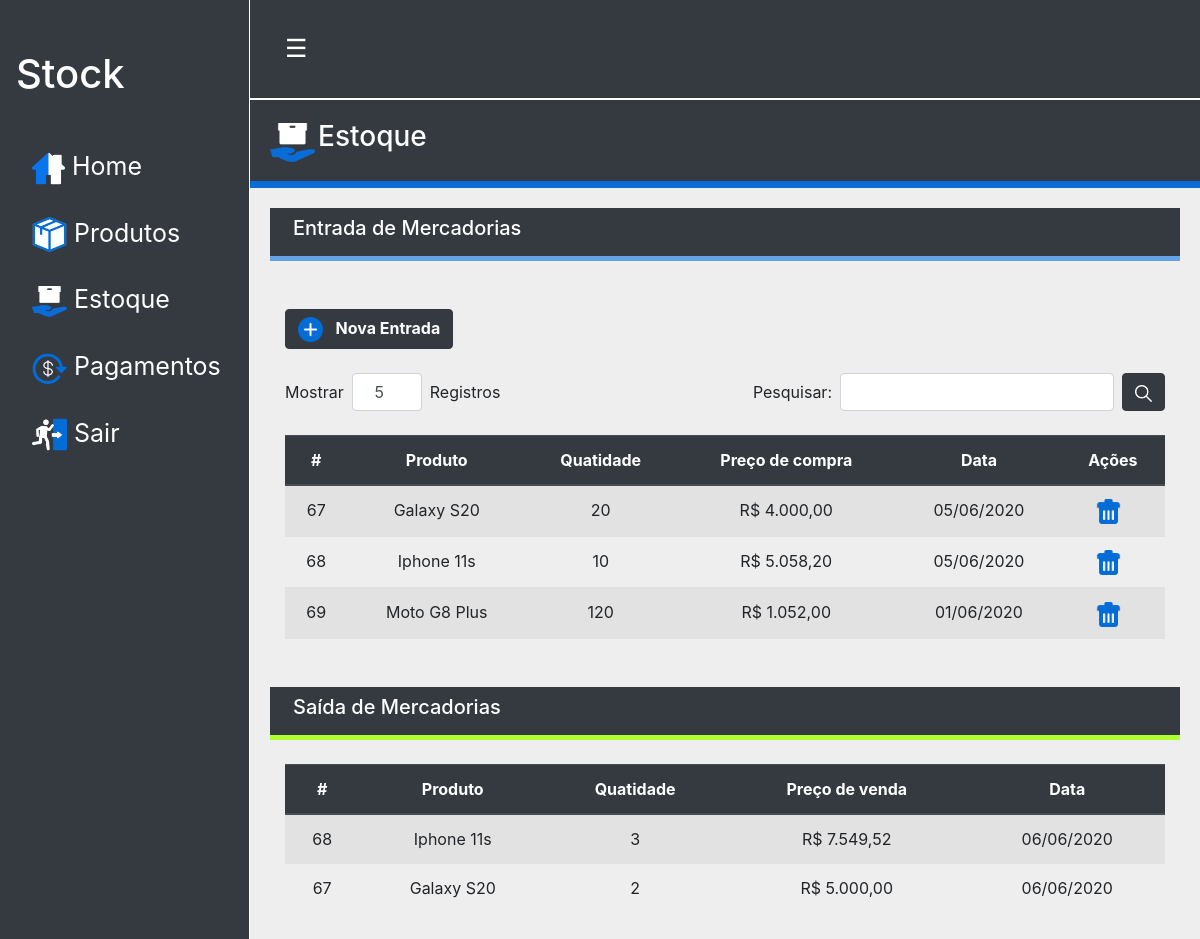
The page /pages/stock.php on the database its author committed.
### tables this page shows
CREATE TABLE IF NOT EXISTS `entries` (
  `id` int(11) unsigned NOT NULL AUTO_INCREMENT,
  `id_prod` int(11) unsigned NOT NULL,
  `purchase_price` decimal(10,2) NOT NULL,
  `quantity` int(11) NOT NULL DEFAULT 0,
  `date` date DEFAULT NULL,
  PRIMARY KEY (`id`),
  KEY `FK_appetizer_products` (`id_prod`),
  CONSTRAINT `FK_appetizer_products` FOREIGN KEY (`id_prod`) REFERENCES `products` (`id`)
);

CREATE TABLE IF NOT EXISTS `products` (
  `id` int(11) unsigned NOT NULL AUTO_INCREMENT,
  `name` varchar(110) NOT NULL,
  `quantity` int(11) DEFAULT 0,
  `sale_price` decimal(10,2) NOT NULL DEFAULT 0.00,
  UNIQUE KEY `name` (`name`),
  KEY `id` (`id`)
);

CREATE TABLE IF NOT EXISTS `exits` (
  `id` int(11) unsigned NOT NULL AUTO_INCREMENT,
  `id_prod` int(11) unsigned NOT NULL,
  `sale_price` decimal(10,2) DEFAULT NULL,
  `quantity` int(11) NOT NULL,
  `date` date DEFAULT NULL,
  PRIMARY KEY (`id`),
  KEY `FK_exits_products` (`id_prod`),
  CONSTRAINT `FK_exits_products` FOREIGN KEY (`id_prod`) REFERENCES `products` (`id`)
);

### management/services_stock/getStock.php (called while the page is built, shortened)
<?php
$appetizer = new Entries();
$exits = new Exits();
if (!empty($_GET['search'])){
    $search = "%".$_GET['search']."%";
    $appetizer = $appetizer->getEntries($search);
    $exits = $exits->getExits($search);
} else {
    $appetizer = $appetizer->getEntries();
    $exits = $exits->getExits();
}

### class/connection.php (called while the page is built, shortened)
<?php
class Connection
{
	public function __construct()
	{
		try {
			$this->pdo = new PDO("mysql:dbname=stock;host=localhost", "root", "");
		} catch(PDOException $e) {
			echo "Erro: " . $e->getMessage();
		}
	}
}

### class/entries.php (called while the page is built, shortened)
<?php
include_once "connection.php";
class Entries extends Connection
{
	public function getEntries($search = null)
	{
		if ($search) {
			$query = "SELECT E.id, E.id_prod, E.purchase_price, E.quantity, E.date, P.name FROM entries AS E INNER JOIN products AS P ON E.id_prod = P.id WHERE name LIKE :search ORDER BY date DESC";
		} else {
			$query = "SELECT E.id, E.id_prod, E.purchase_price, E.quantity, E.date, P.name FROM entries AS E INNER JOIN products AS P ON E.id_prod = P.id ORDER BY date DESC";
		}
		$sql = $this->pdo->prepare($query);
		$sql->bindValue(':search', $search);
		$sql->execute();
		if ($sql->errorCode() != "00000") {
			return false;
		} else {
			if ($sql->rowCount() > 0){
				return $sql->fetchAll();
			} else {
				return array();
			}
		}
	}
}

### help/helps.php (called while the page is built, shortened)
<?php
function format_currency_brl($number) {
	return number_format($number, 2, ',', '.');
}
function format_currency_date_br($date) {
	return implode("/", array_reverse(explode("-", $date)));
}

### class/Exits.php (called while the page is built)
<?php
include_once "Connection.php";
class Exits extends Connection
{
    public function getExits($search = null)
    {
        if ($search) {
			$query = "SELECT E.id, E.id_prod, E.sale_price, E.quantity, E.date, P.name FROM exits AS E INNER JOIN products AS P ON E.id_prod = P.id WHERE name LIKE :search ORDER BY date DESC";
		} else {
			$query = "SELECT E.id, E.id_prod, E.sale_price, E.quantity, E.date, P.name FROM exits AS E INNER JOIN products AS P ON E.id_prod = P.id ORDER BY date DESC";
		}
        $sql = $this->pdo->prepare($query);
		$sql->bindValue(':search', $search);
		$sql->execute();
		if ($sql->errorCode() != "00000") {
			return false;
		} else {
			if ($sql->rowCount() > 0){
				return $sql->fetchAll();
			} else {
				return array();
			}
		}
    }
}

### pages/stock.php (the view, shortened to what this page needs)
<?php
require "../class/entries.php";
require "../class/exits.php";
require "../help/helps.php";
require "../management/services_stock/getStock.php";
require "../layout/header.php";
?>
  	<div class="bg-dark text-white retractable title-menu">
  		<img src="../assets/image/stok.png" class="float-left" width="45">
  		<h3 class="ml-5"> Estoque</h3>
  	</div>
  	<div class="retractable body-menu ">
		<div class="container-fluid bg-dark text-white mb-5 submenu-title">
		  <h5 class="p-2">Entrada de Mercadorias</h5>
		</div>
  		<div class="container-fluid ">
  			<a class="btn btn-dark btn-add" data-toggle="modal" href="#modalAdd">
  				<img src="../assets/image/mais.png" width="25" class="mr-2">
  				<span><strong>Nova Entrada</strong></span>
  			</a>
  		</div>
  		<div class="container-fluid mt-4">
  			<div class="row">
  				<div class="col-lg d-flex align-items-center">
  					<span>Mostrar</span>
  					<input type="number" name="show-products" min="1" max="15" value="5" class="ml-2 mr-2 text-center form-control form-number">
  					<span>Registros</span>
  				</div>
  				<div class="col-lg">
					<div class="container-fluid d-flex justify-content-end p-0" style="min-width: 330px" >
						<form method="GET" class="form-inline">
							<span>Pesquisar:</span>
							<input type="text" name="search" class="form-control ml-2 mr-2">
  							<button type="submit" class="btn btn-dark">
  								<img src="../assets/image/search2.png" width="17">
  							</button>
						</form>
					</div>
				</div>
			</div>
		</div>
		<div class="container-fluid mt-4 mb-4">
			<div class="table-resposive">
				<table class="table table-striped table-hover text-center">
					<thead class="thead-dark">
						<tr>
							<th>#</th>
							<th>Produto</th>
							<th>Quatidade</th>
							<th>Preço de compra</th>
							<th>Data</th>
							<th>Ações</th>
						</tr>
					</thead>
					<tbody>
						<?php if (!empty($appetizer)): ?>
							<?php foreach($appetizer as $value): ?>
								<tr>
									<td> <?= $value['id_prod']; ?> </td>
									<td> <?= $value['name']; ?> </td>
									<td> <?= $value['quantity']; ?> </td>
									<td>R$ <?= format_currency_brl($value['purchase_price']); ?> </td>
									<td> <?= format_currency_date_br($value['date']); ?> </td>
									<td>
										<a href="#" data-href="../management/services_stock/deleteStock.php?id=<?=$value['id'];?>&id_prod=<?=$value['id_prod'];?>&quantity=<?=$value['quantity'];?>" data-toggle="modal" data-target="#confirm-delete">
											<img src="../assets/image/lixo.png" width="25" title="Excluir" class="mr-2">
										</a>
									</td>
								</tr>
							<?php endforeach; ?>
							<?php else: ?>
								<tr>
									<td colspan='6'>Nenhuma Entrada Registrada</td>
								</tr>
						<?php endif; ?>
					</tbody>
				</table>
			</div>
		</div>
		<div class="container-fluid bg-dark text-white mt-5 submenu-title2">
		  <h5 class="p-2">Saída de Mercadorias</h5>
		</div>
		<div class="container-fluid mt-4">
		<div class="table-resposive">
				<table class="table table-striped table-hover text-center">
					<thead class="thead-dark">
						<tr>
							<th>#</th>
							<th>Produto</th>
							<th>Quatidade</th>
							<th>Preço de venda</th>
							<th>Data</th>
						</tr>
					</thead>
					<tbody>
						<?php if (!empty($exits)): ?>
							<?php foreach($exits as $value): ?>
								<tr>
									<td> <?= $value['id_prod']; ?> </td>
									<td> <?= $value['name']; ?> </td>
									<td> <?= $value['quantity']; ?> </td>
									<td>R$ <?= format_currency_brl($value['sale_price']); ?> </td>
									<td> <?= format_currency_date_br($value['date']); ?> </td>
								</tr>
							<?php endforeach; ?>
							<?php else: ?>
								<tr>
									<td colspan='5'>Nenhuma Saída Registrada</td>
								</tr>
						<?php endif; ?>
					</tbody>
				</table>
			</div>
							</div>
	</div>
<?php require "../layout/footer.php"; ?>

### assets/css/style.css (style rules this page uses)
body { background-color: #eee; }
#main, .retractable { transition: margin-left 0.2s; padding: 20px; }
.title-menu { border-bottom: 7px solid #0a6cd6; }
.form-number { width:70px!important; }
.submenu-title { border-bottom:5px solid #63a2e6; }
.submenu-title2 { border-bottom:5px solid greenyellow; }

### rows shown on the page
entries: id_prod "67", id_prod.name "Galaxy S20", quantity "20", purchase_price "4.000,00", date "05/06/2020"
entries: id_prod "68", id_prod.name "Iphone 11s", quantity "10", purchase_price "5.058,20", date "05/06/2020"
entries: id_prod "69", id_prod.name "Moto G8 Plus", quantity "120", purchase_price "1.052,00", date "01/06/2020"
exits: id_prod "68", id_prod.name "Iphone 11s", quantity "3", sale_price "7.549,52", date "06/06/2020"
exits: id_prod "67", id_prod.name "Galaxy S20", quantity "2", sale_price "5.000,00", date "06/06/2020"
